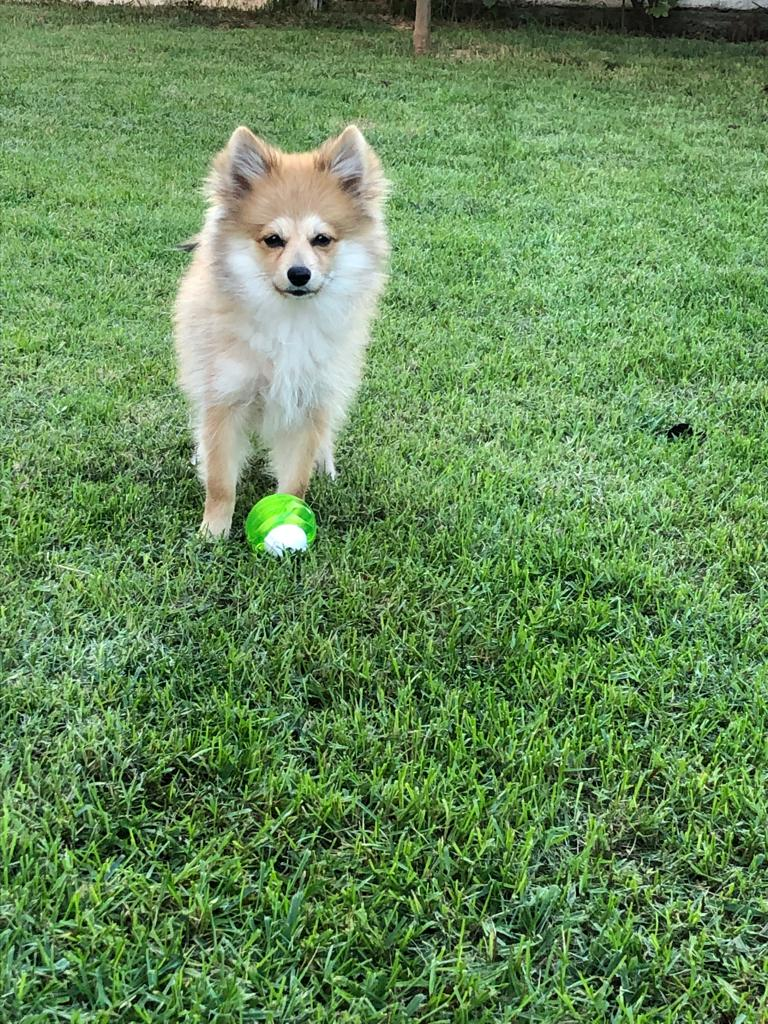
#> input picture images_notebook/rocki.jpeg, 768 x 1024 px
$ jupyter execute --allow-errors p2_2022-23.ipynb   (shell and % lines are left out)   (older library calls are emulated)
#> lines starting #> are read from the running program, lines starting #| are printed output that depends on the picture; long printed decimals are rounded
# Computer Vision - P2

## Delivery

Up to **1 point out of 10** will be penalized if the following requirements are not fulfilled:

- Implemented code should be commented.

- The questions introduced in the exercises must be answered.

- Comments need to be in **english**.

- The deliverable must be a file named **P2_Student1_Student2.zip** that includes:
    - The notebook P2_Student1_Student2.ipynb completed with the solutions to the exercises and their corresponding comments.
    - All the images used in this notebook.

**Deadline (Campus Virtual): October 24th, 23:00 h**

==============================================================================================
## Practicum 2: Filtering and edge detection

==============================================================================================

The main topics are:
1. Image smoothing and convolution (exercises 2.1, 2.2, 2.3 and 2.4)
2. Edge detection (exercises 2.5, 2.6 and 2.7)

In order to complete this practicum, the following concepts need to be understood: linear filters, histograms, convolutions, and edges.

The following chapters of the book "Computer Vision: Algorithms and Applications" by Richard Szeliski provide additional information:
* Chapter 3. Image processing: Point operators & linear filtering.
* Chapter 4. Feature detection and matching: Edges.

### 2.1 RGB histogram visualization

a) Read the image `./images_notebook/rocki.jpeg` and visualize the RGB image as well as each of its channels separately (R, G, and B). Print the image shape and data type.

**Note:** Before applying the histogram, you should pass the image into float.

[cell 1]
from skimage import io, transform
from matplotlib import pyplot as plt

# Read the image './images_notebook/rocki.jpeg' into the variable 'img' using the function io.imread().
img = io.imread('./images_notebook/rocki.jpeg')
#> img is the input picture: shape (1024, 768, 3); mean R, G, B 103.1, 139.9, 88.4
#visualize the image using the function plt.imshow() as well as each of its channels separately (R, G, and B) in the same plot.
plt.imshow(img)
plt.show()
plt.imshow(img[:,:,0])
plt.show()
plt.imshow(img[:,:,1])
plt.show()
plt.imshow(img[:,:,2])
plt.show()
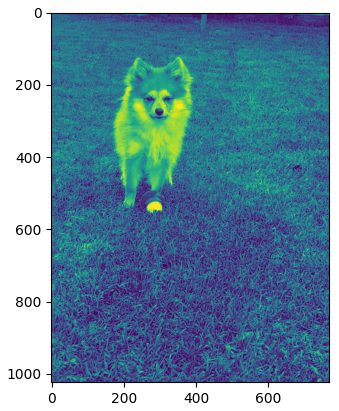
#> figure drawn by matplotlib, 1 panel

# Print the image size and the data type
print(img.shape)
#| (1024, 768, 3)
print(img.dtype)
#| uint8

b) Make a function `im_hist(im,  nbins=8)` to visualize the histogram of the RGB, and grayscale images. What is the histogram representing for an image?

The plotted histogram must accomplish these requirements (see image bellow as an example of histogram extraction):

- Obtain the histogram with 16, 32, 64 and 256 bins. What are the bins representing?

- Visualize the histogram of each channel and the gray level image separately and compare them. Comment their differences.

**Note:** What type should be the image in order to compute the histogram? Check using different bins for the histogram.

**Hint** : the `exposure` module within the `skimage` library makes the histogram extraction easy!

**Help:** [matplotlib image tutorial](https://matplotlib.org/users/image_tutorial.html)

[cell 2]
#create the function im_hist(im, nbins=8) to visualize the histogram of the trhee channels of rgb and the grayscale of an image in the same plot
def im_hist(im, nbins=8):
    """
    Creates a single bar graph with the values of the RGB and grayscale channels of an image.

    Parameters:
        im (numpy.ndarray): The input image.
        nbins (int): Number of bins for the histogram (default is 8).
    """
    if len(im.shape) == 3 and im.shape[2] == 3:  # RGB image
        r_hist, r_bins = np.histogram(im[:,:,0], bins=nbins, range=(0,256))
        g_hist, g_bins = np.histogram(im[:,:,1], bins=nbins, range=(0,256))
        b_hist, b_bins = np.histogram(im[:,:,2], bins=nbins, range=(0,256))

        # Grayscale image
        gray_im = np.mean(im, axis=2)
        gray_hist, gray_bins = np.histogram(gray_im, bins=nbins, range=(0,256))

        # Create a combined bar graph
        x = np.arange(nbins)
        width = 0.2

        plt.figure(figsize=(20, 8))
        plt.bar(x, r_hist, width, color='r', alpha=0.7, label='Red')
        plt.bar(x + width, g_hist, width, color='g', alpha=0.7, label='Green')
        plt.bar(x + 2*width, b_hist, width, color='b', alpha=0.7, label='Blue')
        plt.bar(x + 3*width, gray_hist, width, color='k', alpha=0.7, label='Grayscale')

        plt.title('Histogram of RGB and Grayscale Channels')
        plt.legend()
        plt.axis('off')
        plt.show()

    else:
        print("Input image must be RGB")

# execute the method im_hist() with the image 'rocki.jpeg' as input and nbins as 8, 16, 32, 64, 256
#> (the rest of this cell did not finish here and is left out)

### 2.2 Grayscale and RGB images filtering (convolutions)

a) Read the image `./images_exam/rocki.jpeg`. Reshape the image to $256x256$ pixels and convert to gray scale (i.e. `rocki_gray`). We are going to apply:

1. Convolve `rocki_gray` with a horizontal mask `mask_h1d=[[1,1,1,1,1,1,1,1,1,1,1,1,1,1,1]]` using the function `ndimage.convolve()` of the package `scipy`.
2. Convolve `rocki_gray` with a transposed version of the mask in (2).
3. Convolve `rocki_gray` with a uniform `two-dimensional` mask of dimensions 15x15 with all values set to 1.

Check the maximum and minimum values, as well as the data type of each imagea.

- Is the type of the mask important for the convolution? What effect does each of the masks produce on the original image? Compare the results.

**Note:** The command `convolve` performs a multidimensional convolution! A vector should be represented as: [[1,...1]].

**Note:** Remember that before applying the `convolve` function the mask must be normalized (i.e. all values in the mask must sum 1).

[cell 3]
import matplotlib.pyplot as plt
import matplotlib.image as mpimg
import numpy as np
from scipy import ndimage

resized_img = np.zeros((256, 256, 3), dtype=np.uint8)

# Copy values from original image to the resized image
for i in range(256):
    for j in range(256):
        x = int(i / 256 * img.shape[0])
        y = int(j / 256 * img.shape[1])
        resized_img[i, j] = img[x, y]
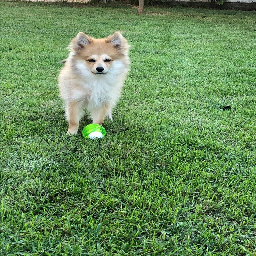
#> resized_img: shape (256, 256, 3); mean R, G, B 103, 139.8, 88.3

rocki_gray = np.mean(resized_img, axis=2)
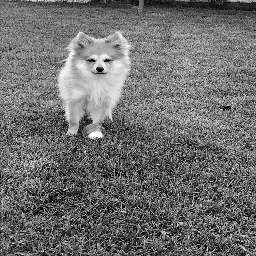
#> rocki_gray: shape (256, 256) float64; min 0.333, max 255, mean 110.4
# Display the grayscale image

# apply a horizontal mask mask_h1d=[[1,1,1,1,1,1,1,1,1,1,1,1,1,1,1]] using the function 'ndimage.convolve()' from spicy and show the maximum and the maximum values as well as the data type of the image
mask_h1d = [[1,1,1,1,1,1,1,1,1,1,1,1,1,1,1]]
rocki_h1d = ndimage.convolve(rocki_gray, mask_h1d)

print("Horizontal mask")
print("---------------")
print('Min:', rocki_h1d.min())
#| Min: 289.333
print('Max:', rocki_h1d.max())
#| Max: 3618.333
print('Data Type:', rocki_h1d.dtype)
#| Data Type: float64
print("")
print("========================================")
print("")

# apply a transpose of the horizontal mask
mask_v1d = [[1], [1], [1], [1], [1], [1], [1], [1], [1], [1], [1], [1], [1], [1], [1]]
rocki_v1d = ndimage.convolve(rocki_gray, mask_v1d)

print("Vertical mask")
print("-------------")
print('Min:', rocki_v1d.min())
#| Min: 289.333
print('Max:', rocki_v1d.max())
#| Max: 3529.333
print('Data Type:', rocki_v1d.dtype)
#| Data Type: float64
print("")
print("========================================")
print("")

# Convolve `rocki_gray` with a uniform `two-dimensional` mask of dimensions 15x15 with all values set to 1.
mask_2d = np.ones((15, 15))
rocki_2d = ndimage.convolve(rocki_gray, mask_2d)

print("2D mask")
print("-------")
print('Min:', rocki_2d.min())
#| Min: 7175.667
print('Max:', rocki_2d.max())
#| Max: 48379.0
print('Data Type:', rocki_2d.dtype)
#| Data Type: float64

b) Visualize the four images, `rocki_gray` and the output of each step (1 to 3) in a single figure, with the corresponding titles.

Note: Remember that `matplotlib.pyplot` automatically rescales the values of the image before displaying them. Visualize with and without pixel values range rescaling.

[cell 4]
plt.title('Grayscale Image')
plt.imshow(rocki_gray, cmap='gray')
plt.axis('off')  # Turn off axis values
plt.show()

plt.title('1) Horizontal Mask')
plt.imshow(rocki_h1d, cmap='gray')
plt.axis('off')
plt.show()

plt.title('2) Vertical Mask')
plt.imshow(rocki_v1d, cmap='gray')
plt.axis('off')
plt.show()

plt.title('3) 2D Mask')
plt.imshow(rocki_2d, cmap='gray')
plt.axis('off')
plt.show()

c) Can we convolve a color (RGB) image?

Implement a function `conv_coor(image, mask)` that applies a 3-channel filter.  Reshape the original `rocki.png` image to $256x256$ pixels and try your funcion, using a 15x15 uniform mask.

[cell 5]
def conv_coor(image, mask):
    #resize the image to 256x256
    resized_image = transform.resize(image, (256, 256), anti_aliasing=True)
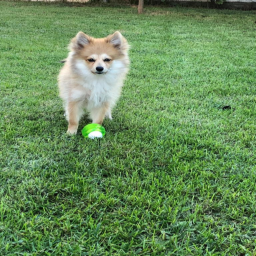
#> resized_image: shape (256, 256, 3) float64; mean R, G, B 0.404, 0.549, 0.347

    image_mean = np.mean(resized_image, axis=-1)
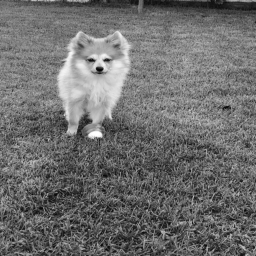
#> image_mean: shape (256, 256) float64; min 0.0192, max 0.999, mean 0.433

    convolution_image = ndimage.convolve(image_mean, mask)
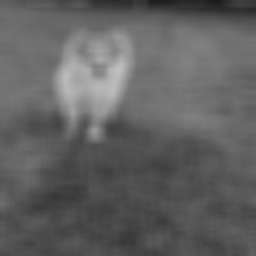
#> convolution_image: shape (256, 256) float64; min 27.87, max 190.1, mean 97.5

    # Display original and filtered images
    plt.figure(figsize=(10, 5))
    plt.subplot(1, 2, 1)
    plt.imshow(image)
    plt.title('Original Image')
    plt.axis('off')

    plt.subplot(1, 2, 2)
    plt.imshow(convolution_image)
    plt.title('Filtered Image')
    plt.axis('off')

    plt.tight_layout()
    plt.show()

# Apply the function

mask = np.ones((15, 15))
conv_coor(img, mask)

### 2.3 Effect of image scale on convolutions

a) Resize an image and observe the variations in the histograms.

1. Reduce `rocki_gray` 10 times, and check the histogram (i.e. nbins = 32)
2. Augment `rocki_gray` 10 times, and check its histogram (i.e. nbins = 32)

Is there any difference? Please, comment what happens and why.

[cell 6]
#your solution

b) Apply a convolution (15x15 uniform mask) on the resized images, calculate the histograms and compare the results.

1. Convolve the original `rocki_gray`image and calculate its histogram.
2. Convolve the reduced `rocki_gray` image 10 times and calculate its histogram.
3. Convolve the augmented `rocki_gray` image 10 times and calculate its histogram.

Comment what happens and why.

[cell 7]
#your solution

### 2.4 Image processing with weighting and non-linear filters

a) Generate the following kernels and apply them to the `rocki_gray` image:

1. Gaussian kernel with sigma = 1
2. Gaussian kernel with a different sigma value. Which is the most adequate value for keeping the main objects and structures of the image?
3. Median filter.

Comment the effect of using different kinds of filters on the original image.

**Hint:** Search for the [skimage.filters function](https://scikit-image.org/docs/stable/api/skimage.filters.html) for creating the different filters.

[cell 8]
#your solution

b) **(Optional)** Apply the smoothing on some other images and present their results.

[cell 9]
#your solution

### 2.5 Determine the optimal contour

a) Load the 'logo.png' image and visualize its contours.

Apply the different contour extraction tecniques introduced during the theory session and change any parameter if necessary for detecting the edges of the image:

1. Prewitt
2. Sobel
3. Canny

Use subplot and title to visualize the results.

#### **Questions**

- Which is the best countour detection technique?

- Which are the optimal parameters for this image?

- Is it necessary to normalize the mask as we do in the filtering applied for the smoothing?

**Hint**: use `skimage.feature.canny` for applying the canny filter and `skimage.filters` for the rest.

**(Optional)** Superimpose the contours over the image.

[cell 10]
import warnings
warnings.filterwarnings("ignore")

"""Your Solution"""

b)	Repeat the experiment with other images, you can use the ones included in the folder **images**. Comment if some parameter needs to be changed for the different images.

#### **Questions**

- Are the contours improved if the image is previously smoothed?
- Which are the limitations of the different images contour extraction?

[cell 11]
#your solution

c) How many different ways can the Sobel detector be applied? Apply it (in all possible ways), and visualize and compare the obtained results.

[cell 12]
#your solution

### 2.6 Applying smoothing in order to obtain hybrid images

a) Given `./images_notebook/Capitain_America.jpg` and `./images_notebook/Ironman.jpg` images:

1. Plot both images.
2. Apply a low-pass filter to both of them and plot them.
3. Apply a high-pass filter to both of them and plot them.

The result should be something like:

By applying smoothing over an image I, we apply a `low-pass` filter. The resulting image can be called L(I). If we substract the filtered one from the original image, we obtain its high frequencies, that we can call H(I), i.e. we apply a `high-pass` filter.

***H(I) = I - L(I)***

Hint: In order to highlight the effect, in the L(I) image you should define a lower sigma, while for the H(I) you should use a higher one.

[cell 13]
#your solution

[cell 14]
#your solution

b) Create hybrid images and visualize them. A hybrid image is obtained by combining the low and high frequencies of the image, i.e. combining the results obtained by the `low-pass` and `high-pass` filters.

Hybrid (I1, I2) = L(I1) + H(I2)

1. Analyze which is the best way of showing it if our aim is to see the Ironman face.
2. Additionally, rescale the image to a different size and comment the results.

Present the different visualizations of the experiment performed.

[cell 15]
#your solution

### 2.7 Anonimization of videos

One of the important problems in Computer Vision as a science that manages data (images and videos) is the anonimization of persons appearing in them. Given the collection of images in the folder collectionbigbang, smooth the images in order to make unrecognizible the faces of the persons. Display sequentially the original and the anonimized images.

Help:

- In order to read all images from a sequence, check the type [ImageCollection](http://scikit-image.org/docs/0.7.0/api/skimage.io.collection.html).

- In order to animate a sequence of images, you can use the animation library of matplotlib (in particular, [FuncAnimation](https://matplotlib.org/api/animation_api.html).

Note that the animation library does not work with matplotlib inline. You should use the nbagg plugin to visualize the sequence of images. To this purpose, write before animation the following line:
% matplotlib nbagg

Note: you only need to run and understand the following code and substitute the video frames with their smoothed version, you do not need to implement anything else.

[cell 16]
""""Showing one video per annimation"""

from skimage import io
import numpy as np
from skimage import transform
from matplotlib import pyplot as plt
import matplotlib.animation as animation

ic = io.ImageCollection('./images_notebook/bigbangcollection/*.png')
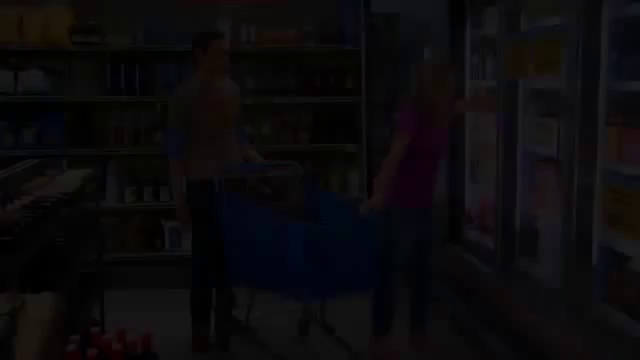
#> input picture images_notebook/bigbangcollection/frame00002.png, 640 x 360 px
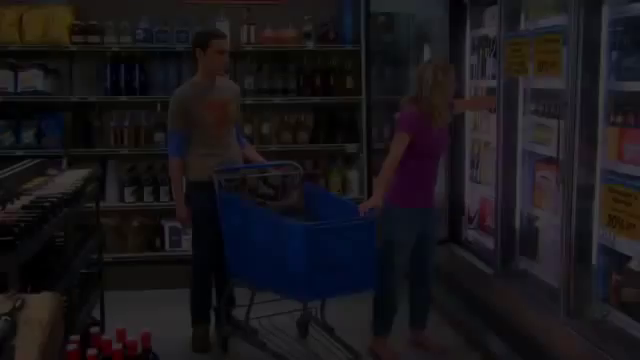
#> input picture images_notebook/bigbangcollection/frame00003.png, 640 x 360 px
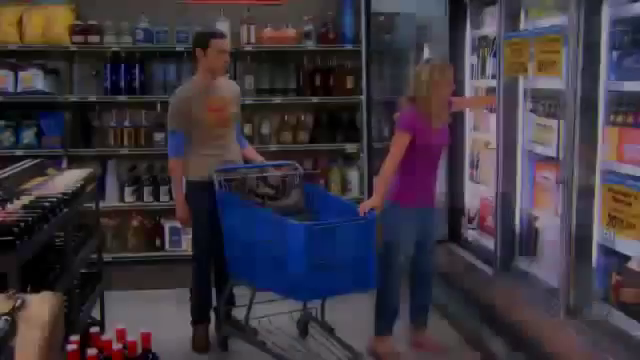
#> input picture images_notebook/bigbangcollection/frame00006.png, 640 x 360 px
#> ic = 3 items

# Rescale to half of their size
scale=0.5
frames = len(ic)
#> frames = 3
height=np.int((ic[0].shape[0])*scale)
#> height = 180
width=np.int((ic[0].shape[1])*scale)
#> width = 320

print('Info about the animation:')
print('Num Frames:' + str(frames))
#| Num Frames:3
print('Images height:' + str(height))
#| Images height:180
print('Images width:' + str(width))
#| Images width:320

# create variable with dimensions of images by the number of frames
ic_small=np.ndarray(shape=(height,width,3,frames))

# combine them in ic_small variable
for i in range(frames):
        ic_small[:,:,:,i]=transform.rescale(ic[i],scale, multichannel=True)

print('The variable ic_small contains all rescaled images. Its shape is: ' + str(ic_small.shape))
#| The variable ic_small contains all rescaled images. Its shape is: (180, 320, 3, 3)


def updatefig1(i):
    im.set_array(ic_small[:,:,:,i]) #showing the small image
    plt.draw()
    return im,

fig = plt.figure()
im = plt.imshow(ic_small[:,:,:,0])
ani = animation.FuncAnimation(fig, updatefig1, interval=2, blit=True, frames=len(ic), repeat= False)
plt.show()
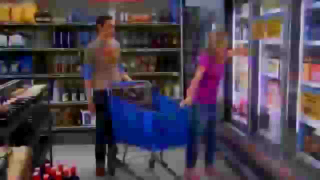
#> shown: shape (180, 320, 3) float64; mean R, G, B 0.0449, 0.0391, 0.0464; drawn with min black and max white
